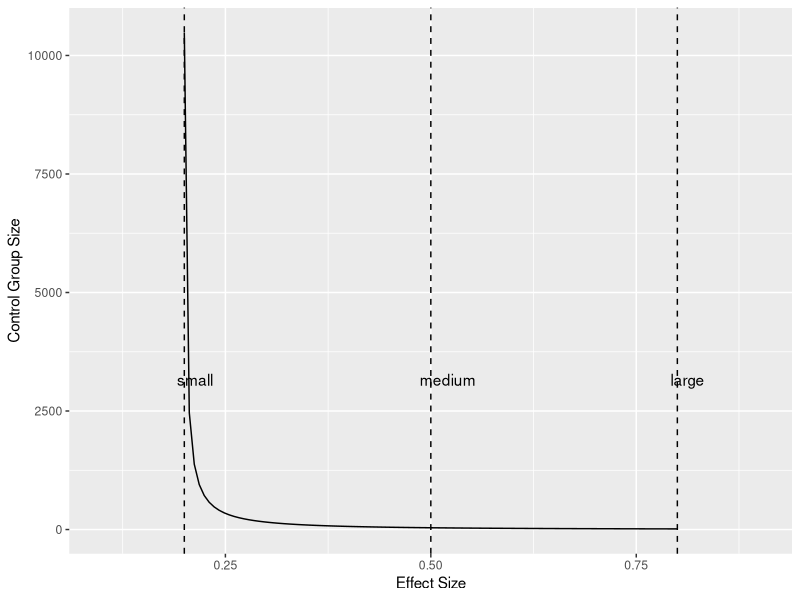
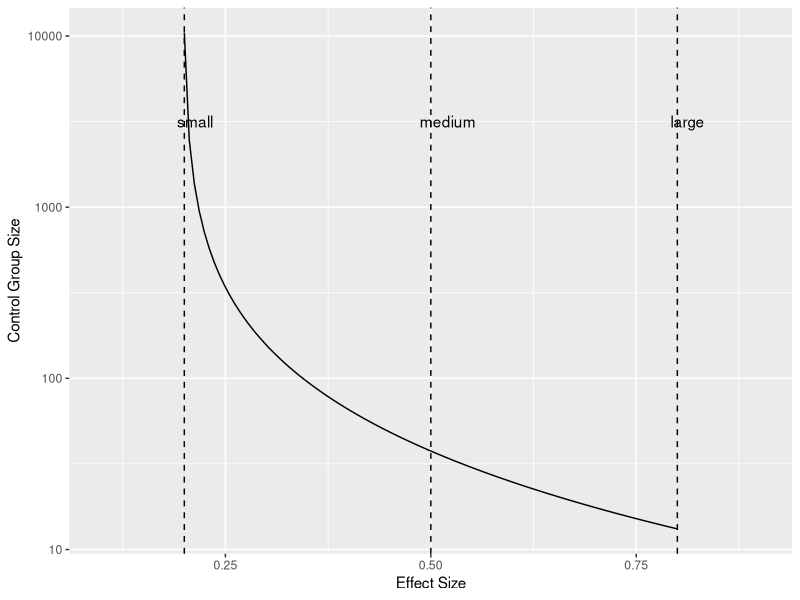

Reproduce these figures in R, in order.
## ---- chunk 1
knitr::opts_chunk$set(echo = TRUE)
## ---- chunk 2
library(pwr)
library(tidyverse)
## ---- chunk 3
cohen.ES(test = 't', size = 'small')

## ---- chunk 4
cohen.ES(test = 't', size = 'large')
## ---- chunk 5
pwr.t.test(d = 0.2,
           sig.level = 0.05,
           power = 0.8,
           type = 'two.sample', # this is the default
           alternative = 'two.sided') # this is the default
## ---- chunk 6
pwr.t2n.test(n1 = 200,
             d = 0.2,
             sig.level = 0.05,
             power = 0.8)
## ---- chunk 7
d = seq(0.2, 0.8, length = 100)
# a placeholder
n2 = NULL

for(d_i in d){
  pwr_test = pwr.t2n.test(n1 = 200,
                          d = d_i,
                          sig.level = 0.05,
                          power = 0.8)
  n2 = c(n2, pwr_test$n2)
}

df_plot = tibble(`Effect Size` = d, 
                `Control Group Size` = n2)
## ---- chunk 8
ggplot(df_plot, aes(x = `Effect Size`, y = `Control Group Size`)) +
  geom_line() +
  geom_vline(xintercept = c(0.2, 0.5, 0.8), linetype = 'dashed') +
  annotate('text', x = c(0.2, 0.5, 0.8), y = 10^3.5, 
           label = c('small', 'medium', 'large'), hjust = 0.2) +
  xlim(0.1, 0.9)
## ---- chunk 9
ggplot(df_plot, aes(x = `Effect Size`, y = `Control Group Size`)) +
  geom_line() +
  geom_vline(xintercept = c(0.2, 0.5, 0.8), linetype = 'dashed') +
  annotate('text', x = c(0.2, 0.5, 0.8), y = 10^3.5, 
           label = c('small', 'medium', 'large'), hjust = 0.2) +
  xlim(0.1, 0.9) +
  scale_y_continuous(trans = 'log10')

## ---- chunk 10

## ---- chunk 11

## ---- chunk 12

## ---- chunk 13

## ---- chunk 14
